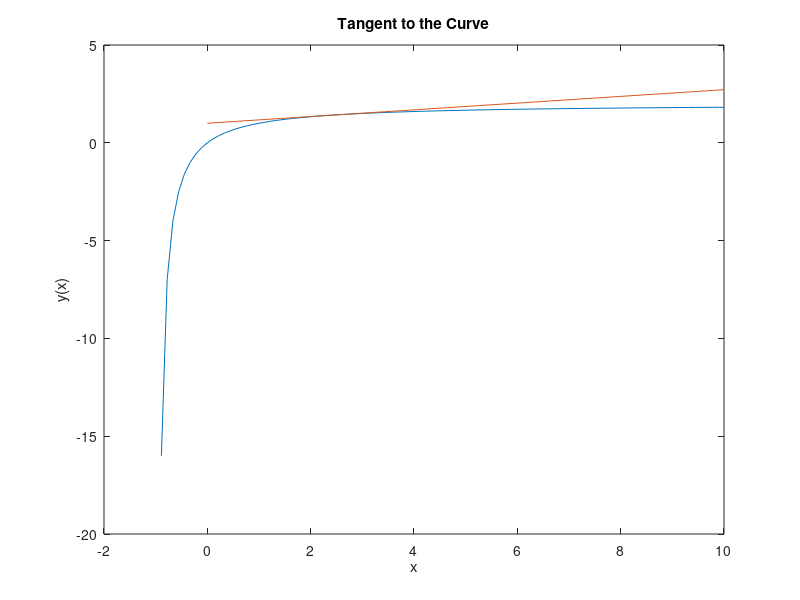

Source code (MATLAB):
%% (Yt-1)/Xt = 2/(1+Xt)^2    ---------   equation_1
%% Yt = 2*Xt/(1+Xt)          ---------   equation_2
%% finding variable will be a matrix (s)=[Xt,Yt] => s(1) = Xt and s(2) = Yt;
func=@(s) [((1+s(1)).^2).*(s(2)-1)-2.*s(1);
            ((1+s(1)).*s(2))-2.*s(1)];
initial_guess=[1;1];
answer= fsolve(func,initial_guess);
disp(answer);     % answer = [Xt,Yt] = POINT OF TANGENCY
Xt = answer(1); Yt = answer(2);

SLOPE = 2/(1+Xt)^2;     % slope of tangent
  
% Equation of tangent through point A(0,1) using straight line eqn :-
% y=slope*x + 1

                                       % PLOTTING
X_val_1 =linspace(-1,10,100);
Y_val_1= (2.*X_val_1)./(1+X_val_1);

X_val_2 = linspace(0,10,100);
Y_val_2=(SLOPE.*X_val_2)+1;

plot(X_val_1,Y_val_1);
hold on
plot(X_val_2,Y_val_2);
title("Tangent to the Curve");
xlabel("x");
ylabel("y(x)");

